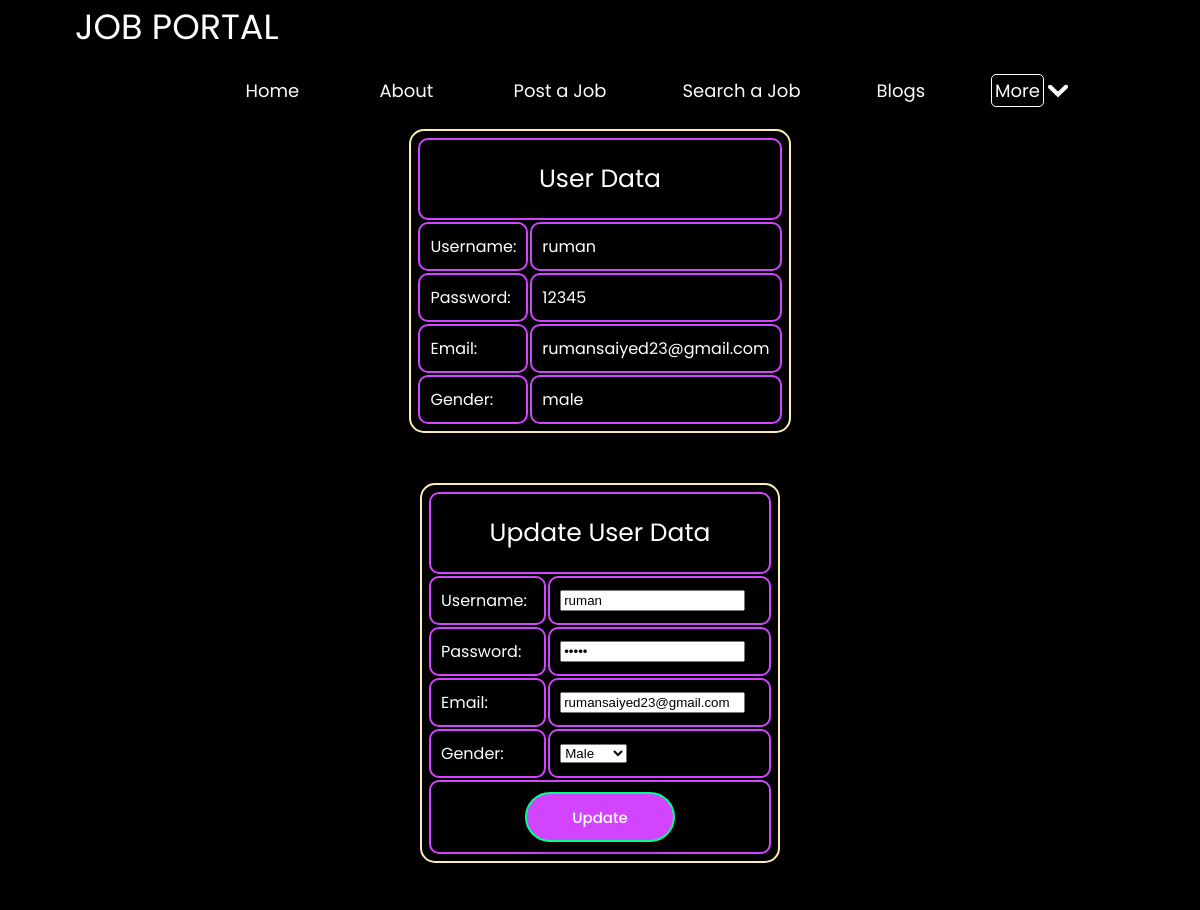
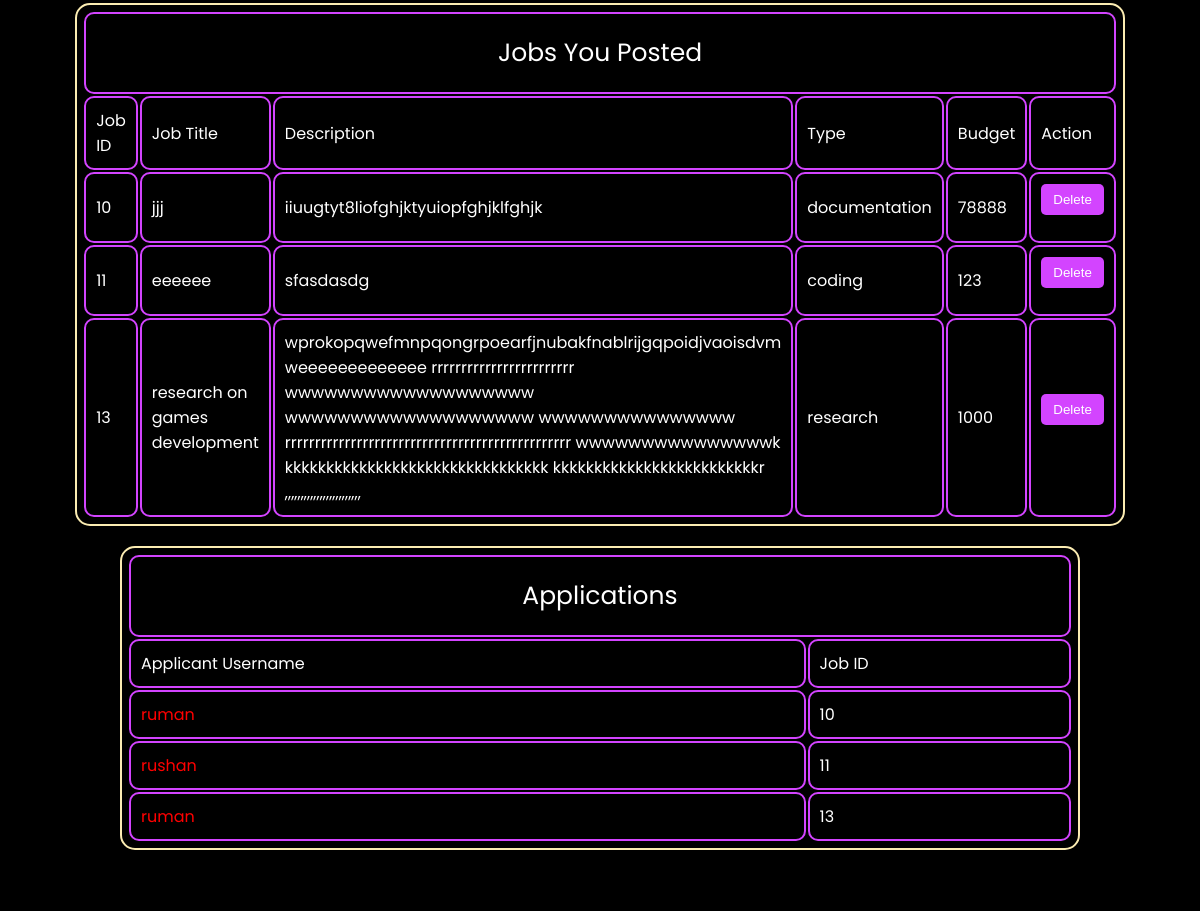
The app's page /jobportal/useraccount.php (signed in) with its own data (2 pictures, top to bottom).
### tables this page shows
CREATE TABLE `register` (
  `userid` int(5) NOT NULL,
  `username` varchar(10) NOT NULL,
  `password` varchar(10) NOT NULL,
  `email` varchar(30) NOT NULL,
  `gender` varchar(10) NOT NULL
);

CREATE TABLE `job` (
  `jobid` int(10) NOT NULL,
  `jobtitle` varchar(50) NOT NULL,
  `description` varchar(1400) NOT NULL,
  `type` varchar(20) NOT NULL,
  `budget` varchar(1000) NOT NULL,
  `username` varchar(20) NOT NULL,
  `userid` int(10) NOT NULL
);

CREATE TABLE `apply` (
  `jobid` varchar(10) NOT NULL,
  `applyid` int(25) NOT NULL,
  `username` varchar(10) NOT NULL
);

### jobportal/useraccount.php (the view, shortened to what this page needs)
<html>
<head>
</head>
<?php
$conn = new mysqli("localhost", "root", "", "jobportaldb");
if(isset($_SESSION['user_id'])){
    $sql = "SELECT * FROM register WHERE userid=" . $_SESSION['user_id'];
    $result = $conn->query($sql);
    if ($result->num_rows > 0) {
        $row = $result->fetch_assoc();
    }
}
?>
<!DOCTYPE html>
<html lang="en">
<head>
</head>
<body>
  <?php include("nav.php");?>
<table style=" font-family: 'Poppins', sans-serif; width:30%;">
<tr> <td colspan=2 style="align:center;  font-size: 25px;padding: 20px;text-align: center;">User Data</td></tr>
    <tr>
        <td>Username:</td>
        <td><?php echo $row['username']; ?></td>
    </tr>
    <tr>
        <td>Password:</td>
        <td><?php echo $row['password']; ?></td>
    </tr>
    <tr>
        <td>Email:</td>
        <td><?php echo $row['email']; ?></td>
    </tr>
    <tr>
        <td>Gender:</td>
        <td><?php echo $row['gender']; ?></td>
    </tr>
</table>
<form action="useraccount.php" method="post">
    <table style="font-family: 'Poppins', sans-serif; width:30%;">
    <tr> <td colspan=2 style="font-size: 25px; padding: 20px; text-align: center;">Update User Data</td></tr>
        <tr>
            <td>Username:</td>
            <td><input type="text" name="newUsername" value="<?php echo $row['username']; ?>" required></td>
        </tr>
        <tr>
            <td>Password:</td>
            <td><input type="password" name="newPassword" value="<?php echo $row['password']; ?>" required></td>
        </tr>
        <tr>
            <td>Email:</td>
            <td><input type="email" name="newEmail" value="<?php echo $row['email']; ?>" required></td>
        </tr>
        <tr>
            <td>Gender:</td>
            <td>
                <select name="newGender" required>
                    <option value="Male" <?php echo ($row['gender'] == 'Male') ? 'selected' : ''; ?>>Male</option>
                </select>
            </td>
        </tr>
        <tr>
            <td colspan="2" style="text-align: center;"><button type="submit" name="update" class="explore">Update</button></td>
        </tr>
    </table>
</form>
<?php
$conn = new mysqli("localhost", "root", "", "jobportaldb");
$unameQuery = "SELECT username FROM register WHERE userid=" . $_SESSION['user_id'];
$result = $conn->query($unameQuery);
if ($result->num_rows > 0) {
    $userData = $result->fetch_assoc();
    $username = $userData['username'];
    $allJobsSql = "SELECT * FROM job WHERE username='$username'";
    $allJobsResult = $conn->query($allJobsSql);
    if ($allJobsResult->num_rows > 0) {
        echo '<table style="font-family: \'Poppins\', sans-serif; width:80%; margin: 20px auto; ">';
        echo '<tr><td colspan="6" style="font-size: 25px; padding: 20px; text-align: center;" id="blogtable">Jobs You Posted</td></tr>';
        echo '<tr>';
        echo '<td>Job ID</td>';
        echo '<td>Job Title</td>';
        echo '<td>Description</td>';
        echo '<td>Type</td>';
        echo '<td>Budget</td>';
        echo '<td>Action</td>';
        echo '</tr>';
        while ($jobRow = $allJobsResult->fetch_assoc()) {
            echo '<tr>';
            echo '<td>' . $jobRow['jobid'] . '</td>';
            echo '<td>' . $jobRow['jobtitle'] . '</td>';
            echo '<td>' . $jobRow['description'] . '</td>';
            echo '<td>' . $jobRow['type'] . '</td>';
            echo '<td>' . $jobRow['budget'] . '</td>';
            echo '<td><form method="post"><input type="hidden" name="deleteJobId" value="' . $jobRow['jobid'] . '"><button type="submit" name="deleteJob" style="background-color: #D344FF; color: white; border: none; padding: 8px 12px; border-radius: 5px; cursor: pointer;">Delete</button></form></td>';
            echo '</tr>';
        }
        echo '</table>';
        $applySql = "SELECT * FROM apply WHERE jobid IN (SELECT jobid FROM job WHERE username='$username')";
        $applyResult = $conn->query($applySql);
        if ($applyResult->num_rows > 0) {
            echo '<table style="font-family: \'Poppins\', sans-serif; width:80%; margin: 20px auto; ">';
            echo '<tr><td colspan="2" style="font-size: 25px; padding: 20px; text-align: center;" id="blogtable">Applications</td></tr>';
            echo '<tr>';
            echo '<td>Applicant Username</td>';
            echo '<td>Job ID</td>';
            echo '</tr>';
            while ($applyRow = $applyResult->fetch_assoc()) {
                echo '<tr>';
                echo '<td><a href="userdata.php?username=' . $applyRow['username'] . '"><p style="color:red;">' . $applyRow['username'] . '</p></a></td>';
                echo '<td>' . $applyRow['jobid'] . '</td>';
                echo '</tr>';
            }
            echo '</table>';
        } else {
            echo '<p>No applications found.</p>';
        }
    } else {
        echo '<p>No jobs found.</p>';
    }
} else {
    echo '<p>User not found.</p>';
}
?>
<?php
$conn = new mysqli("localhost", "root", "", "jobportaldb");
$unameQuery = "SELECT username FROM register WHERE userid=" . $_SESSION['user_id'];
$result = $conn->query($unameQuery);
if ($result->num_rows > 0) {
    $userData = $result->fetch_assoc();
    $username = $userData['username'];
    $allblogsSql = "SELECT * FROM blog WHERE username='$username'";
    $allblogResult = $conn->query($allblogsSql);
    if ($allblogResult->num_rows > 0) {
        echo '<table style="font-family: \'Poppins\', sans-serif; width:80%; margin: 20px auto; ">';
        echo '<tr><td colspan="6" style="font-size: 25px; padding: 20px; text-align: center;" id="blogtable">Blogs You Posted</td></tr>';
        echo '<tr>';
        echo '<td>Blog ID</td>';
        echo '<td>Title</td>';
        echo '<td>Blog Description</td>';
        echo '<td>Author</td>';
        echo '<td>Username</td>';
        echo '<td>Action</td>';
        echo '</tr>';
        while ($Row = $allblogResult->fetch_assoc()) {
            echo '<tr>';
            echo '<td>' . $Row['blogid'] . '</td>';
            echo '<td>' . $Row['title'] . '</td>';
            echo '<td>' . $Row['blogdescription'] . '</td>';
            echo '<td>' . $Row['author'] . '</td>';
            echo '<td>' . $Row['username'] . '</td>';
            echo '<td><form method="post"><input type="hidden" name="deleteBlogId" value="' . $Row['blogid'] . '"><button type="submit" name="deleteBlog" style="background-color: #D344FF; color: white; border: none; padding: 8px 12px; border-radius: 5px; cursor: pointer;">Delete</button></form></td>';
            echo '</tr>';
        }
        echo '</table>';
    } else {
        echo '<p>No blogs found.</p>';
    }
} else {
    echo '<p>User not found.</p>';
}
?>
</body>
</html>

### jobportal/nav.css (style rules this page uses)
* { list-style: none; text-decoration: none; }

### jobportal/useraccount.php (style rules this page uses)
body { background-color: #000000; font-family: Arial, Helvetica, sans-serif; }
* { list-style: none; text-decoration: none; }
table { border: 2px solid #FBECB2; padding:5px; border-radius:15px; margin:50px auto; }
td { border: 2px solid #D344FF; border-radius:10px; padding: 10px; color: white; }
.explore { border-radius: 30px ; background-color: #D344FF; color: white; font-size: 15px; box-shadow: 0 4px 8px 0 rgba(8, 8, 8, 0.933), 0 6px 20px 0 rgba(0, 0, 0, 0.19); font-family: 'Poppins', sans-serif; height: 50px; width: 150px; border: 2px solid; border-color: #01FF8F; font-weight: 500; }

### jobportal/nav.php (style rules this page uses)
* { box-sizing:border-box; }
body { margin: 0; font-family: 'Poppins', sans-serif; }

### records on screen
register: username "ruman", password "12345", email "rumansaiyed23@gmail.com", gender "male", newUsername "ruman", newEmail "rumansaiyed23@gmail.com"
job: jobid "10", jobtitle "jjj", description "iiuugtyt8liofghjktyuiopfghjklfghjk", type "documentation", budget "78888"
job: jobid "11", jobtitle "eeeeee", description "sfasdasdg", type "coding", budget "123"
job: jobid "13", jobtitle "research on games development", description "wprokopqwefmnpqongrpoearfjnubakfnablrijgqpoidjvaoisdvm weeeeeeeeeeeee rrrrrrrrrrrrrrrrrrrrrrrr wwwwwwwwwwwwwwwwwww wwwwwwwwwwwwwwwwwww wwwwwwwwwwwwwww rrrrrrrrrrrrrrrrrrrrrrrrrrrrrrrrrrrrrrrrrrrrrrrr wwwwwwwwwwwwwwwk kkkkkkkkkkkkkkkkkkkkkkkkkkkkkkkk kkkkkkkkkkkkkkkkkkkkkkkkkr ,,,,,,,,,,,,,,,,,,,,,,,,", type "research", budget "1000"
apply: username "ruman", jobid "10"
apply: username "rushan", jobid "11"
apply: username "ruman", jobid "13"
